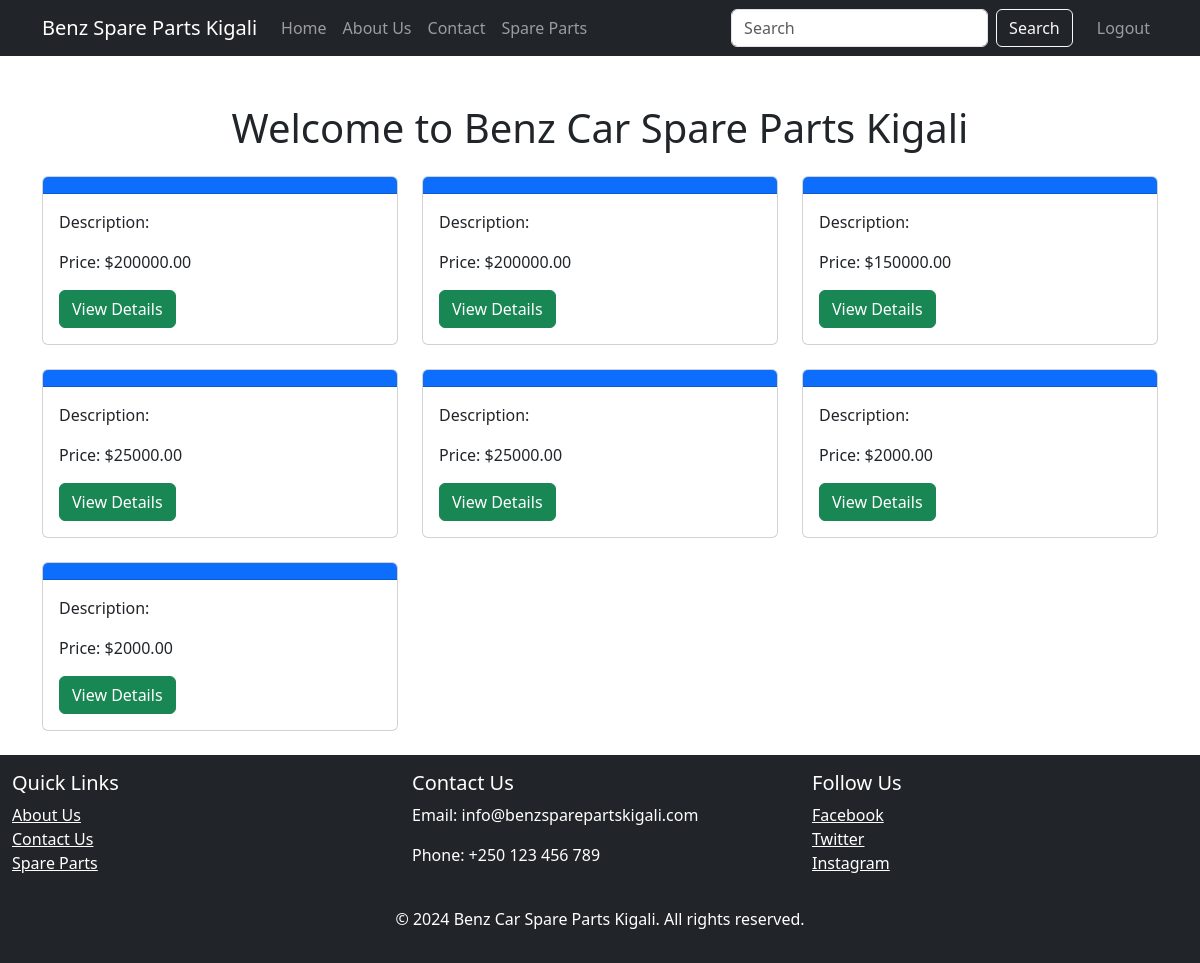
The page / (signed in) on the database its author committed.
### tables this page shows
CREATE TABLE `parts` (
  `id` int(11) NOT NULL,
  `name` varchar(100) NOT NULL,
  `category` varchar(100) DEFAULT NULL,
  `price` decimal(10,2) NOT NULL,
  `stock` int(11) DEFAULT '0',
  `created_at` timestamp NULL DEFAULT CURRENT_TIMESTAMP
);

### index.php (the view, shortened to what this page needs)
<?php
include 'db/db.php';
$result = $conn->query("SELECT * FROM parts");
?>
<!DOCTYPE html>
<html lang="en">
<head>
    <link href="https://cdn.jsdelivr.net/npm/bootstrap@5.3.3/dist/css/bootstrap.min.css" rel="stylesheet">
</head>
<body>
<nav class="navbar navbar-expand-lg navbar-dark bg-dark">
    <div class="container">
        <a class="navbar-brand" href="index.php">Benz Spare Parts Kigali</a>
        <div class="collapse navbar-collapse" id="navbarNav">
            <ul class="navbar-nav me-auto">
                <li class="nav-item"><a class="nav-link" href="index.php">Home</a></li>
                <li class="nav-item"><a class="nav-link" href="about.php">About Us</a></li>
                <li class="nav-item"><a class="nav-link" href="contact.php">Contact</a></li>
                <li class="nav-item"><a class="nav-link" href="spare_parts.php">Spare Parts</a></li>
            </ul>
            <form class="d-flex" action="search.php" method="GET">
                <input class="form-control me-2" type="search" placeholder="Search" name="query" required>
                <button class="btn btn-outline-light" type="submit">Search</button>
            </form>
            <ul class="navbar-nav ms-3">
                <li class="nav-item"><a class="nav-link" href="logout.php">Logout</a></li>
            </ul>
        </div>
    </div>
</nav>
<div class="container mt-5">
    <h1 class="text-center mb-4">Welcome to Benz Car Spare Parts Kigali</h1>
    <?php if ($result->num_rows > 0): ?>
        <div class="row">
            <?php while ($row = $result->fetch_assoc()): ?>
                <div class="col-md-4 mb-4">
                    <div class="card">
                        <div class="card-header text-center bg-primary text-white">
                        </div>
                        <div class="card-body">
                            <p class="card-text">Description: <?= htmlspecialchars($row['description']); ?></p>
                            <p class="card-text">Price: $<?= htmlspecialchars($row['price']); ?></p>
                            <a href="part_details.php?id=<?= $row['id']; ?>" class="btn btn-success">View Details</a>
                        </div>
                    </div>
                </div>
            <?php endwhile; ?>
        </div>
    <?php else: ?>
        <div class="alert alert-warning text-center" role="alert">
            No spare parts available at the moment. Please check back later.
        </div>
    <?php endif; ?>
</div>
<?php include 'footer.php'; ?>
</body>
</html>

### rows shown on the page
parts: price "200000.00"
parts: price "200000.00"
parts: price "150000.00"
parts: price "25000.00"
parts: price "25000.00"
parts: price "2000.00"
parts: price "2000.00"
